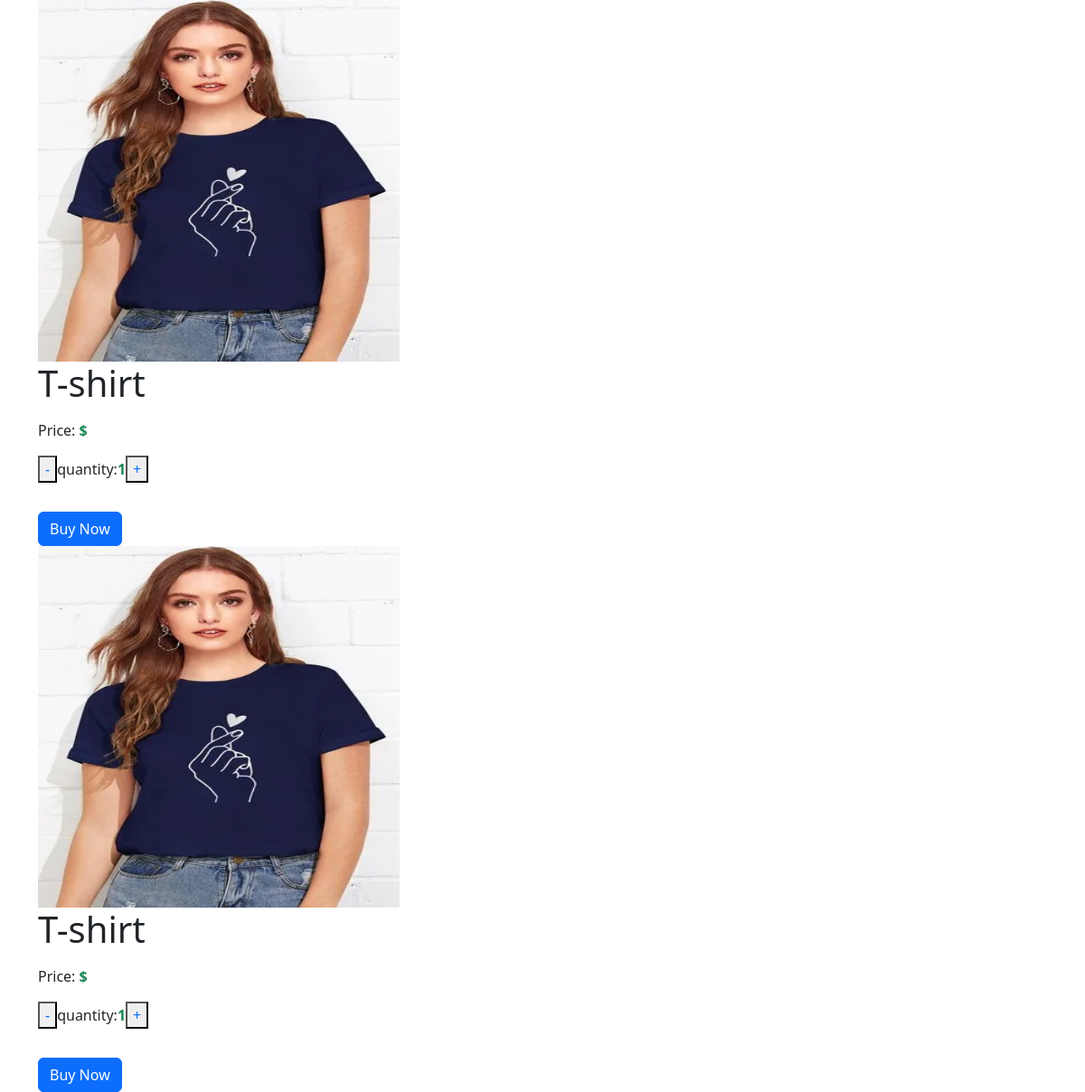
Page /view_cart (signed in) on the earlier database version.
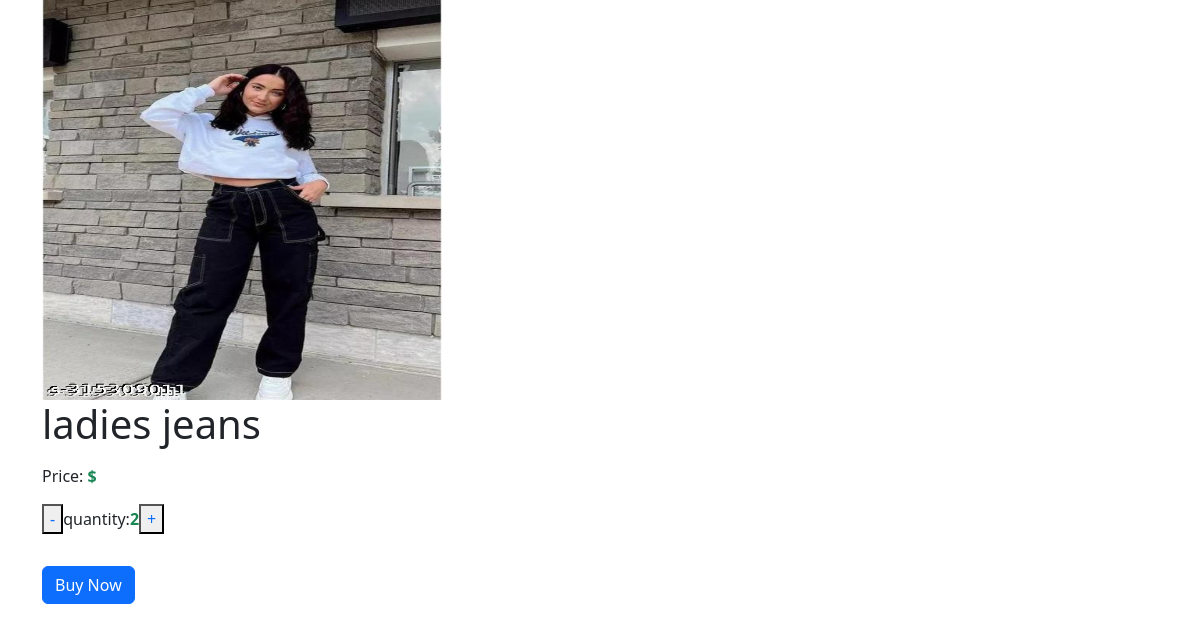
Same page on the later database version.
### app/models.py (models this page shows)
class Cart(models.Model):
    product=models.ForeignKey(Product,on_delete=models.CASCADE)
    user=models.ForeignKey(User,on_delete=models.CASCADE)
    qty=models.IntegerField()

class Product(models.Model):
    pid=models.TextField()
    name=models.TextField()
    dis=models.TextField()
    price=models.IntegerField()
    stock=models.IntegerField()
    img=models.FileField()

### app/views.py (the view)
# urls.py: path('view_cart',views.view_cart),
def view_cart(req):
    user=User.objects.get(username=req.session['user'])
    data=Cart.objects.filter(user=user)
    return render(req,'user/cart.html',{'cart':data})

### template/user/cart.html (shortened to what this page needs)
<!DOCTYPE html>
<html lang="en">
<head>
    <link href="https://cdn.jsdelivr.net/npm/bootstrap@5.3.3/dist/css/bootstrap.min.css" rel="stylesheet">
</head>
<body>
    <div class="container">
        <div class="row">
            {% for i in cart %}
            <div class="col-lg-12">
                <img src="{{i.product.img.url}}" style="width: 400px; height: 400px;" alt="">
                <div class="col-lg-7">
                    <h1 class="mb-3">{{ i.product.name }}</h1>
                    <p>Price: <span class="text-success fw-bold">${{i.product.offer_price}}</span></p>
                    <p><button><a href="qty_dec/{{i.pk}}" style="text-decoration: none;">-</a></button>quantity:<span class="text-success fw-bold">{{i.qty}}</span><button><a href="qty_in/{{i.pk}}" style="text-decoration: none;">+</a></button></p>
                    <a href="cart_pro_buy/{{i.pk}}"><button class="btn btn-primary mt-3">Buy Now</button></a>
                </div>
            </div>
            {% endfor %}
        </div>
       </div>
</body>
</html>

Differences in the rows shown:
removed Cart: product.img (picture), product.name "T-shirt", qty "1"
removed Cart: product.img (picture), product.name "T-shirt", qty "1"
added Cart: product.img (picture), product.name "ladies jeans", qty "2"
